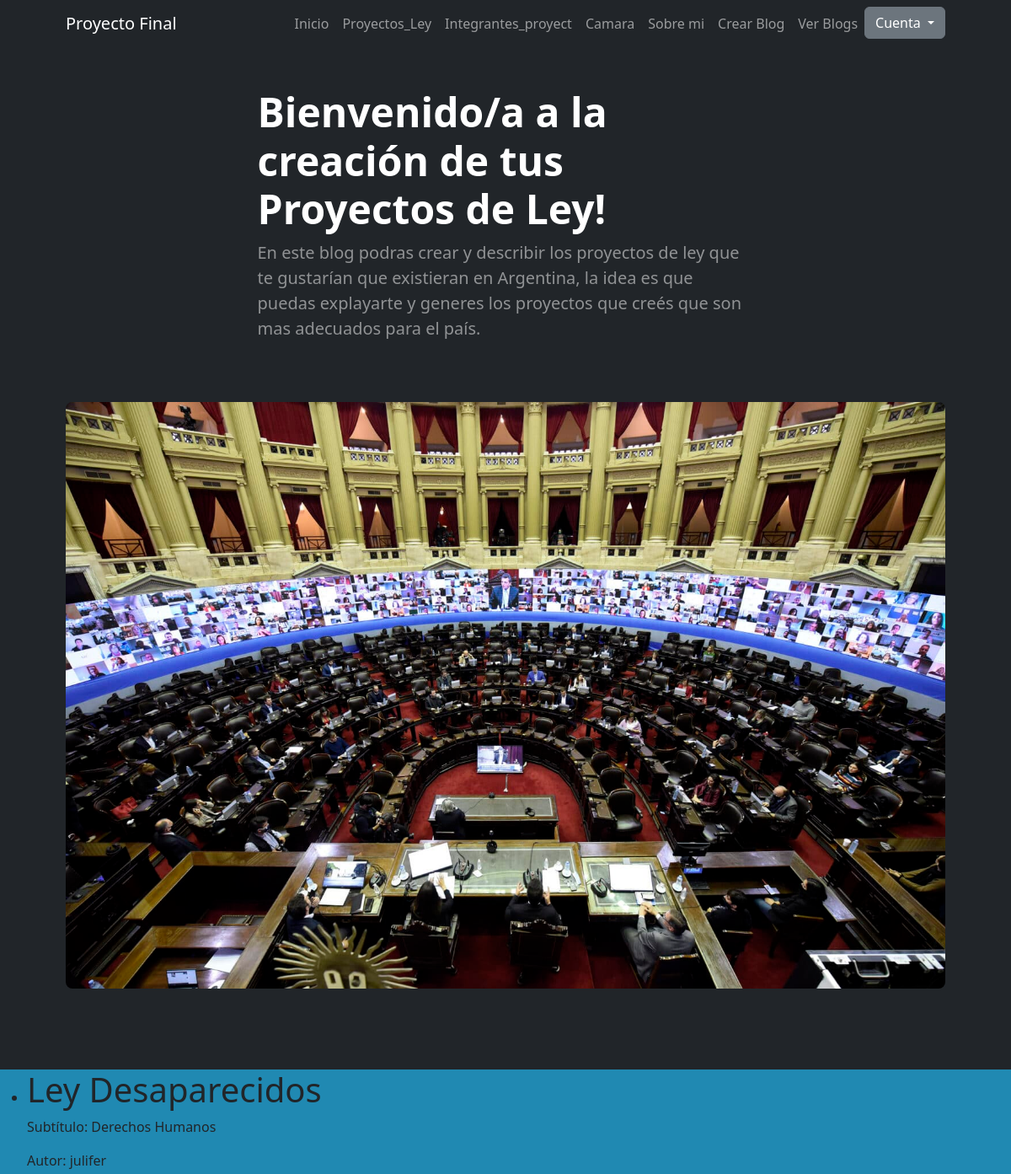
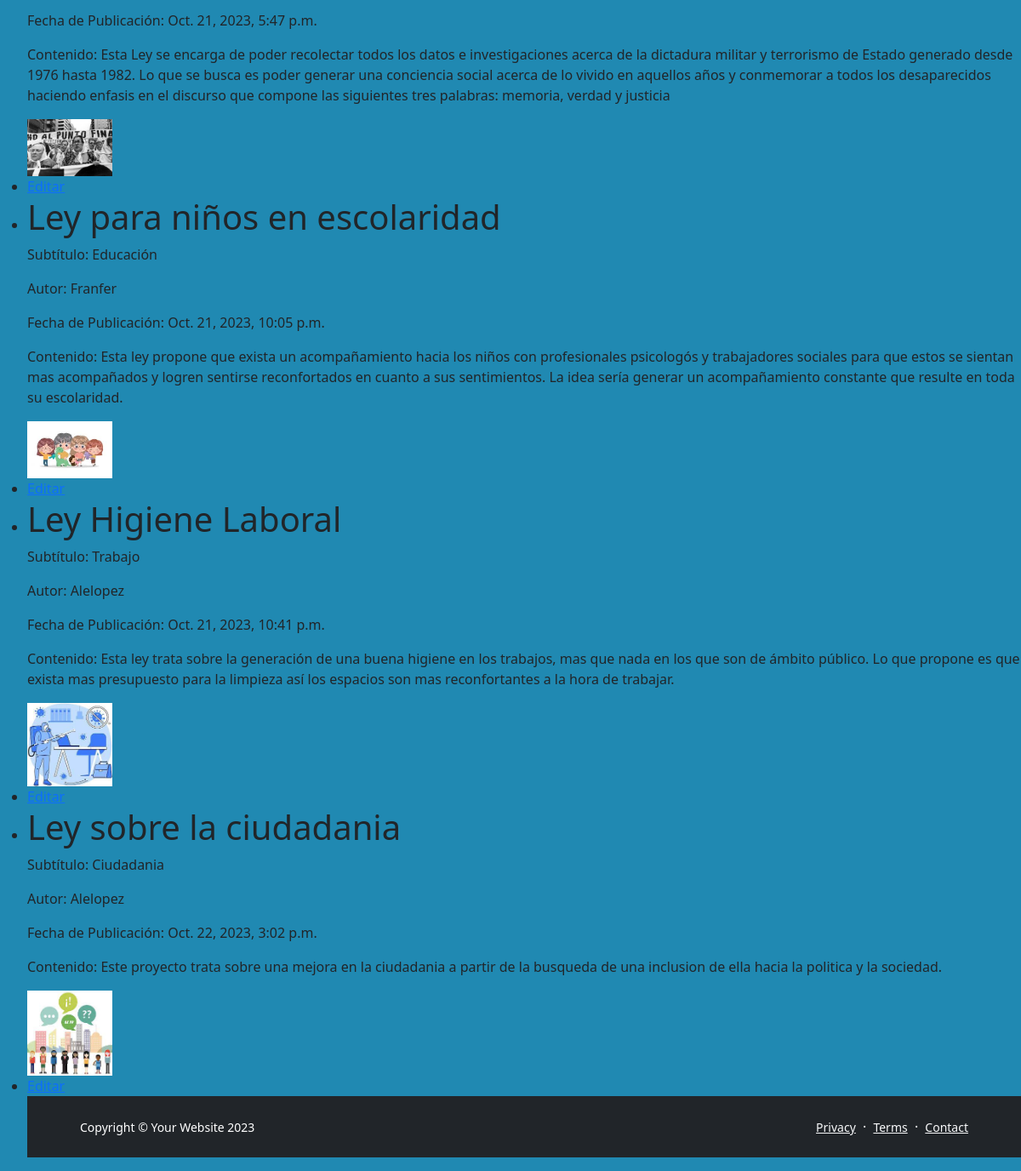
The app's page /blogs/ with its own data (2 pictures, top to bottom).
### appcoder/models.py (models this page shows, shortened)
class Blog(models.Model):
    title = models.CharField(max_length=200)
    subtitle = models.CharField(max_length=200)
    body = models.TextField()
    author = models.ForeignKey(User, on_delete=models.CASCADE)
    pub_date = models.DateTimeField('date published', auto_now_add=True)
    image = models.ImageField(upload_to='blog_images/')  # Campo para la imagen, se almacenará en la carpeta 'blog_images/'

### appcoder/views.py (the view)
# urls.py: path('blogs/', views.blog_list, name='blog_list'),
def blog_list(request):
    blogs = Blog.objects.all()
    return render(request, 'AppCoder/blog_list.html', {'blogs': blogs})

### appcoder/templates/AppCoder/blog_list.html (shortened to what this page needs)
{% extends 'AppCoder/base.html' %}
{% block main %}
<ul>
    <body style="background-color:  rgb(32, 137, 178);"></body>
        {% for blog in blogs %}
        <div id="lista">
        <li>
            <h1>{{ blog.title }}</h1>
            <p>Subtítulo: {{ blog.subtitle }}</p>
            <p>Autor: {{ blog.author }}</p>
            <p>Fecha de Publicación: {{ blog.pub_date }}</p>
            <p>Contenido: {{ blog.body }}</p>
            <img src="{{ blog.image.url }}" alt="Imagen del Blog" class="imagen-pequena">
            <li>
                <a href="{% url 'edit_blog' blog.id %}">Editar</a>
            </li>
            {% endfor %}
</div>
{% endblock %}

### records on screen
Blog: title "Ley Desaparecidos", subtitle "Derechos Humanos", author "julifer", pub_date "Oct. 21, 2023, 5:47 p.m.", body "Esta Ley se encarga de poder recolectar todos los datos e investigaciones acerca de la dictadura militar y terrorismo de Estado generado desde 1976 hasta 1982. Lo que se busca es poder generar una conciencia social acerca de lo vivido en aquellos años y conmemorar a todos los desaparecidos haciendo enfasis en el discurso que compone las siguientes tres palabras: memoria, verdad y justicia", image (picture)
Blog: title "Ley para niños en escolaridad", subtitle "Educación", author "Franfer", pub_date "Oct. 21, 2023, 10:05 p.m.", body "Esta ley propone que exista un acompañamiento hacia los niños con profesionales psicologós y trabajadores sociales para que estos se sientan mas acompañados y logren sentirse reconfortados en cuanto a sus sentimientos. La idea sería generar un acompañamiento constante que resulte en toda su escolaridad.", image (picture)
Blog: title "Ley Higiene Laboral", subtitle "Trabajo", author "Alelopez", pub_date "Oct. 21, 2023, 10:41 p.m.", body "Esta ley trata sobre la generación de una buena higiene en los trabajos, mas que nada en los que son de ámbito público. Lo que propone es que exista mas presupuesto para la limpieza así los espacios son mas reconfortantes a la hora de trabajar.", image (picture)
Blog: title "Ley sobre la ciudadania", subtitle "Ciudadania", author "Alelopez", pub_date "Oct. 22, 2023, 3:02 p.m.", body "Este proyecto trata sobre una mejora en la ciudadania a partir de la busqueda de una inclusion de ella hacia la politica y la sociedad.", image (picture)
